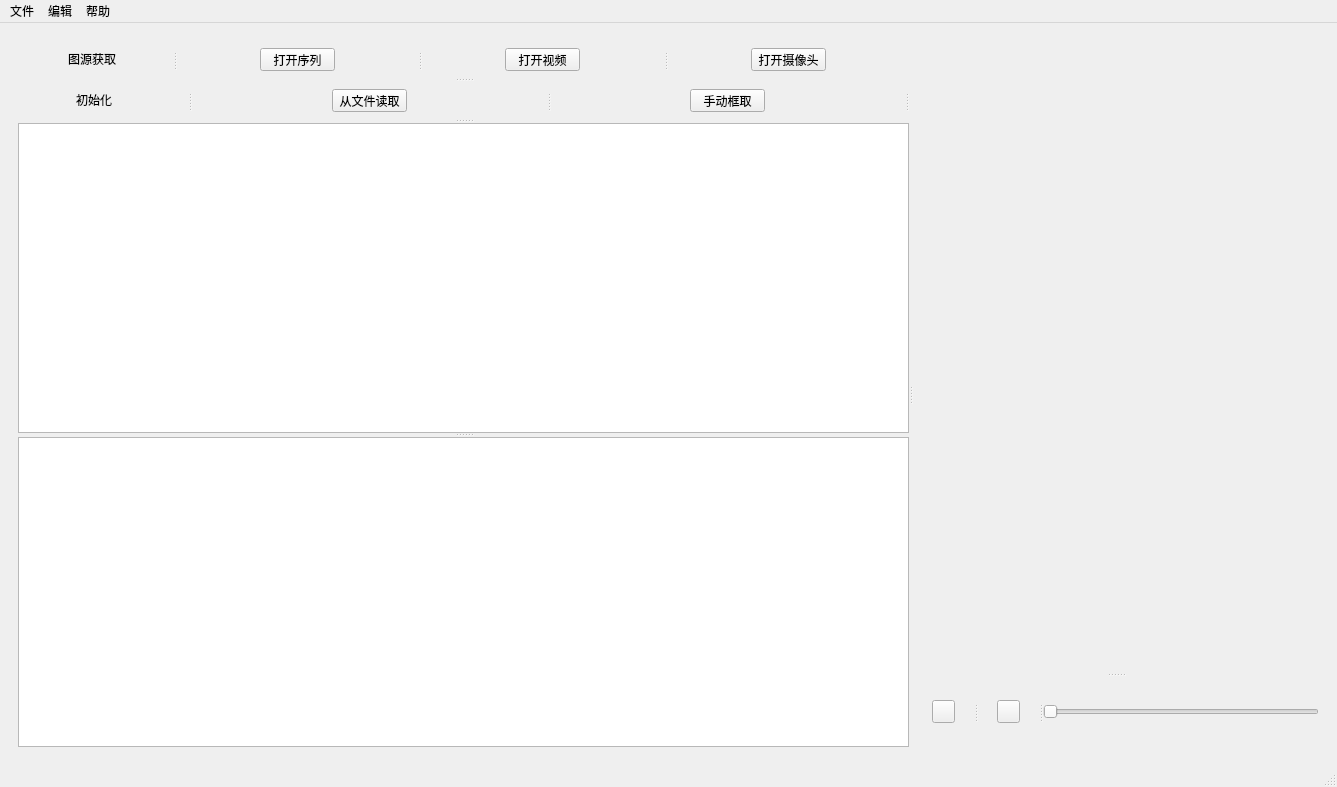
<?xml version="1.0" encoding="UTF-8"?>
<ui version="4.0">
 <class>MainWindow</class>
 <widget class="QMainWindow" name="MainWindow">
  <property name="geometry">
   <rect>
    <x>0</x>
    <y>0</y>
    <width>1337</width>
    <height>787</height>
   </rect>
  </property>
  <property name="windowTitle">
   <string>目标跟踪方法调研</string>
  </property>
  <property name="windowIcon">
   <iconset resource="resource.qrc">
    <normaloff>:/logo/huge/logo-huge.jpg</normaloff>:/logo/huge/logo-huge.jpg</iconset>
  </property>
  <widget class="QWidget" name="centralWidget">
   <layout class="QGridLayout" name="gridLayout">
    <item row="1" column="0">
     <widget class="QWidget" name="widget" native="true">
      <layout class="QGridLayout" name="gridLayout_2">
       <item row="0" column="0">
        <widget class="QSplitter" name="splitter">
         <property name="orientation">
          <enum>Qt::Horizontal</enum>
         </property>
         <widget class="QWidget" name="widget_2" native="true">
          <layout class="QGridLayout" name="gridLayout_3">
           <item row="0" column="0">
            <widget class="QSplitter" name="splitter_2">
             <property name="orientation">
              <enum>Qt::Vertical</enum>
             </property>
             <widget class="QWidget" name="widget_4" native="true">
              <property name="maximumSize">
               <size>
                <width>16777215</width>
                <height>70</height>
               </size>
              </property>
              <layout class="QGridLayout" name="gridLayout_5">
               <item row="0" column="0">
                <widget class="QSplitter" name="splitter_4">
                 <property name="orientation">
                  <enum>Qt::Horizontal</enum>
                 </property>
                 <widget class="QWidget" name="widget_10" native="true">
                  <layout class="QGridLayout" name="gridLayout_11">
                   <item row="0" column="0">
                    <widget class="QLabel" name="label">
                     <property name="maximumSize">
                      <size>
                       <width>54</width>
                       <height>12</height>
                      </size>
                     </property>
                     <property name="text">
                      <string>图源获取</string>
                     </property>
                    </widget>
                   </item>
                  </layout>
                 </widget>
                 <widget class="QWidget" name="widget_11" native="true">
                  <layout class="QGridLayout" name="gridLayout_12">
                   <item row="0" column="0">
                    <widget class="QPushButton" name="pushButton">
                     <property name="maximumSize">
                      <size>
                       <width>75</width>
                       <height>23</height>
                      </size>
                     </property>
                     <property name="text">
                      <string>打开序列</string>
                     </property>
                    </widget>
                   </item>
                  </layout>
                 </widget>
                 <widget class="QWidget" name="widget_12" native="true">
                  <layout class="QGridLayout" name="gridLayout_13">
                   <item row="0" column="0">
                    <widget class="QPushButton" name="pushButton_2">
                     <property name="maximumSize">
                      <size>
                       <width>75</width>
                       <height>23</height>
                      </size>
                     </property>
                     <property name="text">
                      <string>打开视频</string>
                     </property>
                    </widget>
                   </item>
                  </layout>
                 </widget>
                 <widget class="QWidget" name="widget_13" native="true">
                  <layout class="QGridLayout" name="gridLayout_14">
                   <item row="0" column="0">
                    <widget class="QPushButton" name="pushButton_3">
                     <property name="maximumSize">
                      <size>
                       <width>75</width>
                       <height>23</height>
                      </size>
                     </property>
                     <property name="text">
                      <string>打开摄像头</string>
                     </property>
                    </widget>
                   </item>
                  </layout>
                 </widget>
                </widget>
               </item>
              </layout>
             </widget>
             <widget class="QWidget" name="widget_5" native="true">
              <property name="maximumSize">
               <size>
                <width>16777215</width>
                <height>70</height>
               </size>
              </property>
              <layout class="QGridLayout" name="gridLayout_6">
               <item row="0" column="0">
                <widget class="QSplitter" name="splitter_5">
                 <property name="orientation">
                  <enum>Qt::Horizontal</enum>
                 </property>
                 <widget class="QWidget" name="widget_14" native="true">
                  <layout class="QGridLayout" name="gridLayout_15">
                   <item row="0" column="0">
                    <widget class="QLabel" name="label_2">
                     <property name="maximumSize">
                      <size>
                       <width>54</width>
                       <height>12</height>
                      </size>
                     </property>
                     <property name="text">
                      <string>初始化</string>
                     </property>
                    </widget>
                   </item>
                  </layout>
                 </widget>
                 <widget class="QWidget" name="widget_15" native="true">
                  <layout class="QGridLayout" name="gridLayout_16">
                   <item row="0" column="0">
                    <widget class="QPushButton" name="pushButton_4">
                     <property name="maximumSize">
                      <size>
                       <width>75</width>
                       <height>23</height>
                      </size>
                     </property>
                     <property name="text">
                      <string>从文件读取</string>
                     </property>
                    </widget>
                   </item>
                  </layout>
                 </widget>
                 <widget class="QWidget" name="widget_16" native="true">
                  <layout class="QGridLayout" name="gridLayout_17">
                   <item row="0" column="0">
                    <widget class="QPushButton" name="pushButton_5">
                     <property name="maximumSize">
                      <size>
                       <width>75</width>
                       <height>23</height>
                      </size>
                     </property>
                     <property name="text">
                      <string>手动框取</string>
                     </property>
                    </widget>
                   </item>
                  </layout>
                 </widget>
                 <widget class="QWidget" name="widget_17" native="true">
                  <layout class="QGridLayout" name="gridLayout_18"/>
                 </widget>
                </widget>
               </item>
              </layout>
             </widget>
             <widget class="QWidget" name="widget_6" native="true">
              <layout class="QGridLayout" name="gridLayout_7">
               <item row="0" column="0">
                <widget class="QGraphicsView" name="graphicsView"/>
               </item>
              </layout>
             </widget>
             <widget class="QWidget" name="widget_7" native="true">
              <layout class="QGridLayout" name="gridLayout_8">
               <item row="0" column="0">
                <widget class="QGraphicsView" name="graphicsView_2"/>
               </item>
              </layout>
             </widget>
            </widget>
           </item>
          </layout>
         </widget>
         <widget class="QWidget" name="widget_3" native="true">
          <layout class="QGridLayout" name="gridLayout_4">
           <item row="0" column="0">
            <widget class="QSplitter" name="splitter_3">
             <property name="orientation">
              <enum>Qt::Vertical</enum>
             </property>
             <widget class="QWidget" name="widget_8" native="true">
              <layout class="QGridLayout" name="gridLayout_9"/>
             </widget>
             <widget class="QWidget" name="widget_9" native="true">
              <property name="maximumSize">
               <size>
                <width>16777215</width>
                <height>70</height>
               </size>
              </property>
              <layout class="QGridLayout" name="gridLayout_10">
               <item row="0" column="0">
                <widget class="QSplitter" name="splitter_6">
                 <property name="orientation">
                  <enum>Qt::Horizontal</enum>
                 </property>
                 <widget class="QWidget" name="widget_18" native="true">
                  <property name="maximumSize">
                   <size>
                    <width>61</width>
                    <height>16777215</height>
                   </size>
                  </property>
                  <layout class="QGridLayout" name="gridLayout_19">
                   <item row="0" column="0">
                    <widget class="QPushButton" name="pushButton_6">
                     <property name="maximumSize">
                      <size>
                       <width>23</width>
                       <height>23</height>
                      </size>
                     </property>
                     <property name="text">
                      <string/>
                     </property>
                    </widget>
                   </item>
                  </layout>
                 </widget>
                 <widget class="QWidget" name="widget_19" native="true">
                  <property name="maximumSize">
                   <size>
                    <width>61</width>
                    <height>16777215</height>
                   </size>
                  </property>
                  <layout class="QGridLayout" name="gridLayout_20">
                   <item row="0" column="0">
                    <widget class="QPushButton" name="pushButton_7">
                     <property name="maximumSize">
                      <size>
                       <width>23</width>
                       <height>23</height>
                      </size>
                     </property>
                     <property name="text">
                      <string/>
                     </property>
                    </widget>
                   </item>
                  </layout>
                 </widget>
                 <widget class="QWidget" name="widget_21" native="true">
                  <layout class="QGridLayout" name="gridLayout_21">
                   <item row="0" column="0">
                    <widget class="QSlider" name="horizontalSlider">
                     <property name="orientation">
                      <enum>Qt::Horizontal</enum>
                     </property>
                    </widget>
                   </item>
                  </layout>
                 </widget>
                </widget>
               </item>
              </layout>
             </widget>
            </widget>
           </item>
          </layout>
         </widget>
        </widget>
       </item>
      </layout>
     </widget>
    </item>
   </layout>
  </widget>
  <widget class="QMenuBar" name="menuBar">
   <property name="geometry">
    <rect>
     <x>0</x>
     <y>0</y>
     <width>1337</width>
     <height>23</height>
    </rect>
   </property>
   <widget class="QMenu" name="menu">
    <property name="title">
     <string>文件</string>
    </property>
    <addaction name="actionOpen_Image"/>
    <addaction name="actionOpen_Video"/>
    <addaction name="actionOpen_Camera"/>
    <addaction name="separator"/>
    <addaction name="actionOpen_OTB_set"/>
    <addaction name="actionOpen_VOT_set"/>
   </widget>
   <widget class="QMenu" name="menu_2">
    <property name="title">
     <string>编辑</string>
    </property>
   </widget>
   <widget class="QMenu" name="menu_3">
    <property name="title">
     <string>帮助</string>
    </property>
    <addaction name="actionAbout"/>
   </widget>
   <addaction name="menu"/>
   <addaction name="menu_2"/>
   <addaction name="menu_3"/>
  </widget>
  <widget class="QStatusBar" name="statusBar"/>
  <action name="actionOpen_Image">
   <property name="text">
    <string>Open Image</string>
   </property>
  </action>
  <action name="actionOpen_Video">
   <property name="text">
    <string>Open Video</string>
   </property>
  </action>
  <action name="actionOpen_Camera">
   <property name="text">
    <string>Open Camera</string>
   </property>
  </action>
  <action name="actionOpen_OTB_set">
   <property name="text">
    <string>Open OTB set</string>
   </property>
  </action>
  <action name="actionOpen_VOT_set">
   <property name="text">
    <string>Open VOT set</string>
   </property>
  </action>
  <action name="actionAbout">
   <property name="text">
    <string>About</string>
   </property>
  </action>
 </widget>
 <resources>
  <include location="resource.qrc"/>
 </resources>
 <connections/>
</ui>
